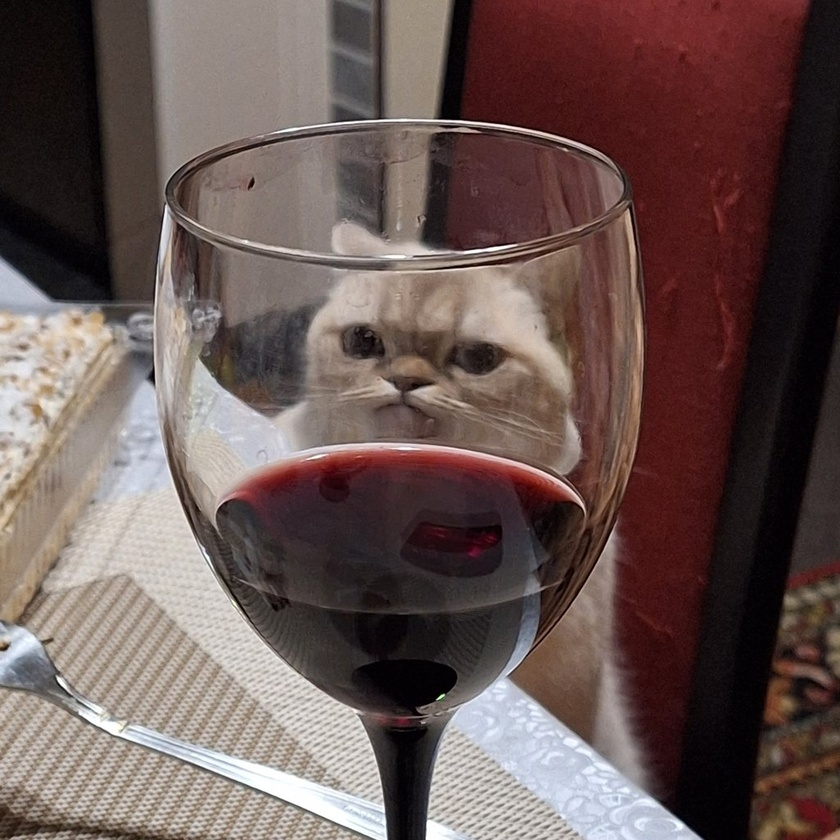
%> input picture lab4/cat.jpg, 840 x 840 px, shrunk from 1024 x 1024 before the run
$ octave task2.1.m   (GNU Octave 9; MATLAB toolbox functions it lacks are replaced by stand-ins)
%> lines starting %> are read from the running program, lines starting %| are printed output that depends on the picture
c=imread('cat.jpg');
%> c is the input picture: size 840x840x3 uint8; mean R, G, B 104.8, 86.4, 83.2
cc=c(1:end,1:end,:);
R=imhist(cc(:,:,1));
%> R = 256 values, max 7675 at index 77, min 63 at index 1, mean 2756.2
G=imhist(cc(:,:,2));
%> G = 256 values, max 9603 at index 23, min 123 at index 249, mean 2756.2
B=imhist(cc(:,:,3));
%> B = 256 values, max 10108 at index 21, min 288 at index 250, mean 2756.2
figure;
plot(R,'r');
hold on;
plot(G,'g');
plot(B,'b');
legend('Red','Green','Blue');
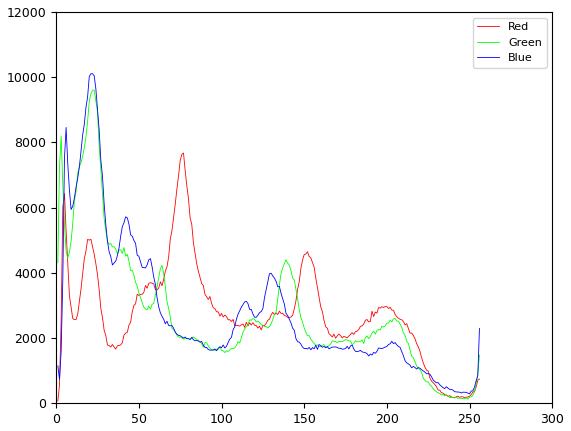
%> figure redrawn from the program's plot data; curve peaks at x = 77, y = 7675; curve peaks at x = 23, y = 9603; curve peaks at x = 21, y = 10108
